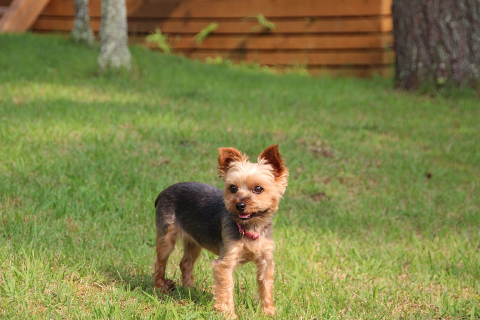
#> input picture ch3/3.4/yorkie.png, 480 x 320 px
$ python split_plane.py
#> lines starting #> are read from the running program, lines starting #| are printed output that depends on the picture
import cv2

# 画像ファイルをカラーで読み込み
img = cv2.imread('yorkie.png', cv2.IMREAD_COLOR)
#> img is the input picture: shape (320, 480, 3); mean B, G, R 71.8, 129.3, 128.4

# プレーンの抽出
b_plane, g_plane, r_plane = cv2.split(img)
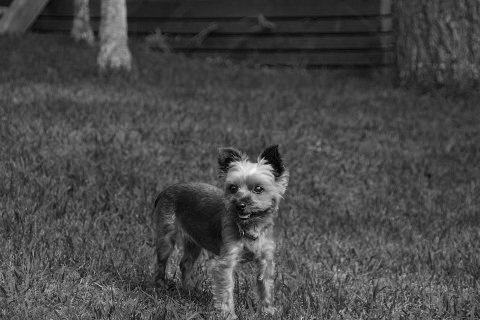
#> b_plane: shape (320, 480); min 1, max 247, mean 71.8
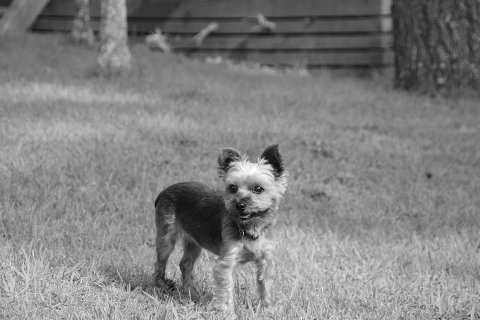
#> g_plane: shape (320, 480); min 4, max 255, mean 129.3
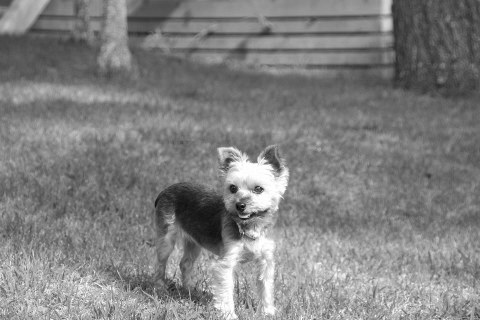
#> r_plane: shape (320, 480); min 8, max 255, mean 128.4

# 画像をウィンドウ表示する
cv2.imshow('img', img)
cv2.imshow('r_plane', r_plane)
cv2.imshow('g_plane', g_plane)
cv2.imshow('b_plane', b_plane)
cv2.waitKey(0)
cv2.destroyAllWindows()
